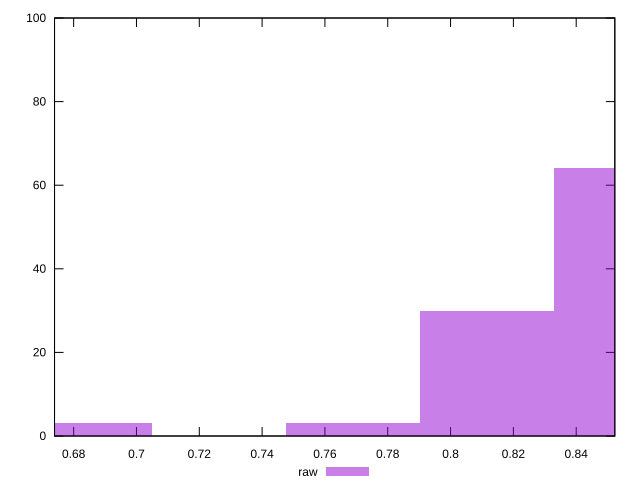

Recreate this plot in gnuplot.
reset

$raw <<EOF
0.6834841621313266 3
0.7689196823977424 3
0.8543552026641582 64
0.8116374425309503 30
EOF

set key outside below
set boxwidth 0.04271776013320791
set xrange [0.6739137837091428:0.8522970107577156]
set yrange [0:100]
set trange [0:100]
set style fill transparent solid 0.5 noborder
set terminal svg size 640, 490 enhanced background rgb 'white'
set output "reports/report_00032_2021-02-25T10-28-15.087Z/meta/pScore/samples/music/raw/histogram.svg"

plot $raw title "raw" with boxes

reset
